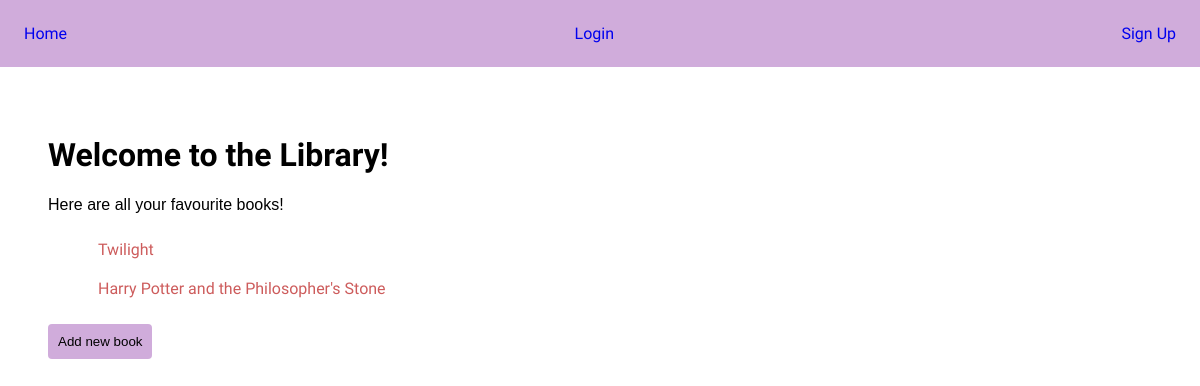
/, run on an earlier commit of the app's database.
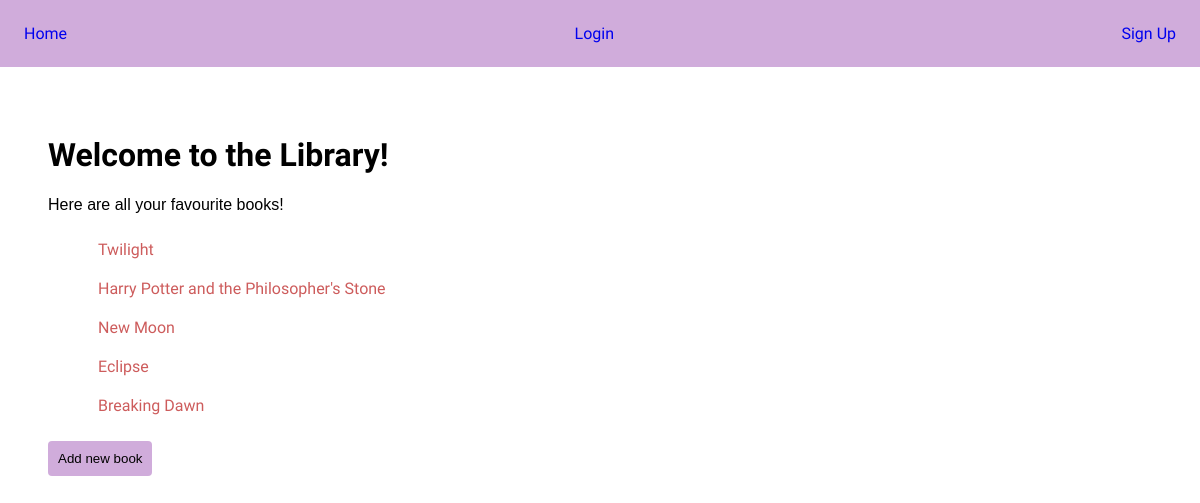
And on a later commit of the database.
### books/models.py (models this page shows, shortened)
class Book(models.Model):
    title = models.CharField(max_length=50)
    author = models.ForeignKey(Author, on_delete=models.SET_NULL, null=True)
    borrower =models.ForeignKey(User, on_delete=models.SET_NULL, null=True)

### books/views.py (the view)
# urls.py: path("", homepage, name='books-index'),
def homepage(req):
    data = { 'books': Book.objects.all() }
    return render(req, 'books/home.html', data)

### books/templates/books/home.html
{% extends "books/base.html" %}
{% block content %}
<main>
    <h1 id="homeTitle">Welcome to the Library!</h1>
    <p>Here are all your favourite books!</p>
    <ul id="books-container">
        {% for book in books %}
            <li class="bookList">
                <a href="{% url 'books-show' book_id=book.id %}">{{ book.title }}</a>
            </li>
        {% endfor %}
    </ul>
    <div>
        <a href="{% url 'books-create' %}"> <button class="btn1">Add new book</button></a>
    </div>
</main>
{% endblock content %}

What changed in the data, as far as the page shows it:
added Book: title "New Moon"
added Book: title "Eclipse"
added Book: title "Breaking Dawn"
